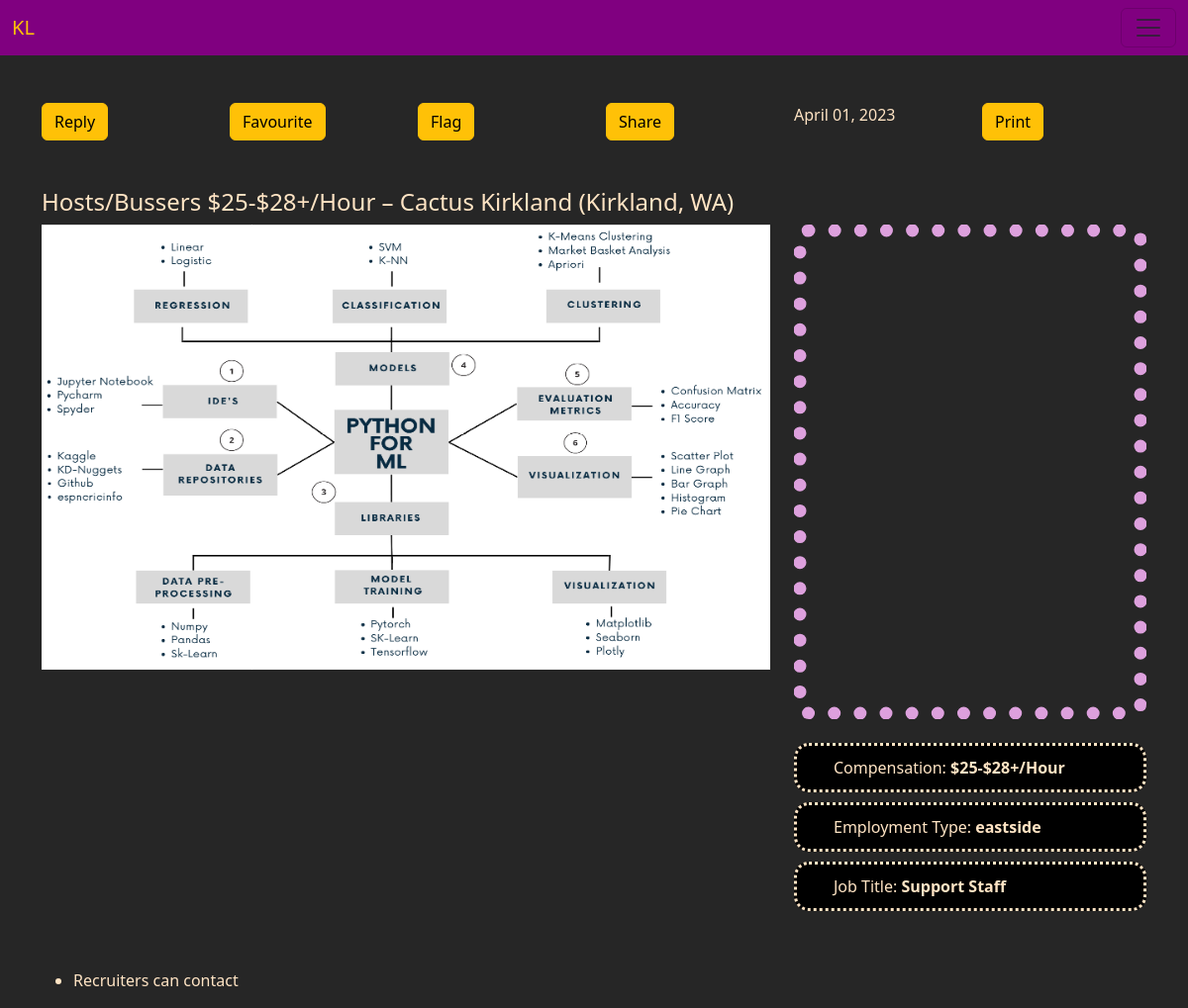
Screenshot of /jobs/job-details/12 with the database file from the repository.
### jobs/models.py (models this page shows)
class Jobs(models.Model):
    city            = models.CharField(max_length=255)
    category        = models.CharField(max_length=255)
    postTitle       = models.TextField()
    Neighborhood    = models.TextField()
    postalCode      = models.CharField(max_length=15)
    description     = tinymce_models.HTMLField()
    employementType = models.CharField(max_length=255)
    direct_contact_recureters= models.BooleanField(default=False)
    internship      = models.BooleanField(default=False)
    non_prof_org    = models.BooleanField(default=False)
    relo_ass_available = models.BooleanField(default=False)
    telecommuting   = models.BooleanField(default=False)
    jobTitle        = models.TextField()
    compensation    = models.TextField()
    companyName     = models.TextField(blank=True, null=True)
    email           = models.CharField(max_length=255)
    emailPrivacy    = models.CharField(max_length=255)
    phoneCallOk     = models.BooleanField(default=False)
    smsOk           = models.BooleanField(default=False)
    showPhoneNumber = models.BooleanField(default=False)
    phoneNumber     = models.CharField(max_length=255,blank=True, null=True)
    contactName     = models.CharField(max_length=255,blank=True, null=True)
    showAddress     = models.BooleanField(default=False)
    streetName      = models.CharField(max_length=255,blank=True, null=True)
    crossStreet     = models.CharField(max_length=255,blank=True, null=True)
    cityAddress     = models.CharField(max_length=255,blank=True, null=True)
    status          = models.BooleanField(default=False)
    createdat = models.DateTimeField(
        db_column='createdAt', blank=True, null=True, auto_now_add=True)
    updatedat = models.DateTimeField(
        db_column='updatedAt', blank=True, null=True, auto_now=True)

class JobImages(models.Model):
    image = models.ImageField(upload_to='upload/jobs/')
    jobObject = models.ForeignKey(Jobs, on_delete=models.CASCADE)
    createdat = models.DateTimeField(
        db_column='createdAt', blank=True, null=True, auto_now_add=True)
    updatedat = models.DateTimeField(
        db_column='updatedAt', blank=True, null=True, auto_now=True)

### jobs/views.py (the view)
# urls.py: path('jobs/job-details/<int:id>', views.PostDetails, name='jobs/job-details'),
def PostDetails(request, id):
    try:
        job = Jobs.objects.get(id=id)
        images=JobImages.objects.filter(jobObject=job)
        latlong = ZipCodeLatLong.objects.filter(zipCode=job.postalCode).first()
        print(images)
        data = {}
        data['job'] = job
        data['images'] = images
        data['latlong'] = latlong
        return render(request, 'jobs/jobDetails.html',data)
    except Exception as e:
        print(e)
        return redirect('all-jobs')

### templates/jobs/jobDetails.html (shortened to what this page needs)
{% extends 'jobs/base.html' %}
{% block content %}
{% include "jobs/navbar.html" %}
<div class="container">
   <div class="row mt-5">
    <div class="col-md-2">
        <button type="button" class="btn btn-warning" data-bs-toggle="popover" title="Popover Header" data-bs-html="true" data-bs-content='<a href="mailto:{{job.email}}?subject=Email%20Subject&body=Email%20Body" target="_blank">{{job.email}}</a>'> Reply</button>
    </div>
    <div class="col-md-2">
        <button type="button" class="btn btn-warning">Favourite</button>
    </div>
    <div class="col-md-2">
        <button type="button" class="btn btn-warning">Flag</button>
    </div>
    <div class="col-md-2">
        <button type="button" class="btn btn-warning">Share</button>
    </div>
    <div class="col-md-2">
       {{ job.createdat|date:"F d, Y" }}
    </div>
    <div class="col-md-2">
        <button type="button" class="btn btn-warning" onclick="executePrintCommand()">Print</button>
    </div>
   </div>
    <div class="row mt-5">
        <h4>{{job.postTitle}}</h4>
        <div class="col-md-8">
            {% if images %}
            <div id="carouselExampleAutoplaying" class="carousel slide justify-content-center" data-bs-ride="carousel">
                <div class="carousel-inner">
                    {% for image in images %}
                    <div class="carousel-item {% if forloop.first %}active{% endif %}">
                        <img src="{{image.image.url }}" class="d-block w-100" alt="..." style="width: 200px; height: 450px;">
                    </div>
                    {% endfor %}
                </div>
                <button class="carousel-control-prev" type="button" data-bs-target="#carouselExampleAutoplaying" data-bs-slide="prev">
                    <span class="carousel-control-prev-icon" aria-hidden="true"></span>
                </button>
                <button class="carousel-control-next" type="button" data-bs-target="#carouselExampleAutoplaying" data-bs-slide="next">
                    <span class="carousel-control-next-icon" aria-hidden="true"></span>
                </button>
            </div>
            {% endif %}
        </div>
        <div class="col-md-4">
            <div class="mapf mb-4" id="map" style="height:500px;"></div>
            <div class="slot">Compensation: <b>{{job.compensation}}</b></div>
            <div class="slot">Employment Type: <b>{{job.employementType}}</b></div>
            <div class="slot">Job Title: <b>{{job.jobTitle}}</b></div>
        </div>
    </div>
    <ul class="mt-5">
        {% if job.direct_contact_recureters %}
        <li>Recruiters can contact</li>
        {% else %}
        <li>Recruiters, please don't contact this job poster.</li>
        {% endif %}
    </ul>
</div>
{% endblock %}

### static/css/jobs/Jobs.css (style rules this page uses)
.b { background-color:#262626; color:bisque }
.mapf { border: 13px dotted; border-radius: 15px; border-color: plum; }
.slot { background-color:black; padding-top: 10px; padding-left: 37px; padding-bottom: 10px; border-radius: 15px; border-color: plum; border: 3px dotted; margin-top:5px; margin-bottom: 10px; }

### rows the page displays
Jobs: createdat "April 01, 2023", postTitle "Hosts/Bussers $25-$28+/Hour – Cactus Kirkland (Kirkland, WA)", compensation "$25-$28+/Hour", employementType "eastside", jobTitle "Support Staff"
JobImages: image (picture)
